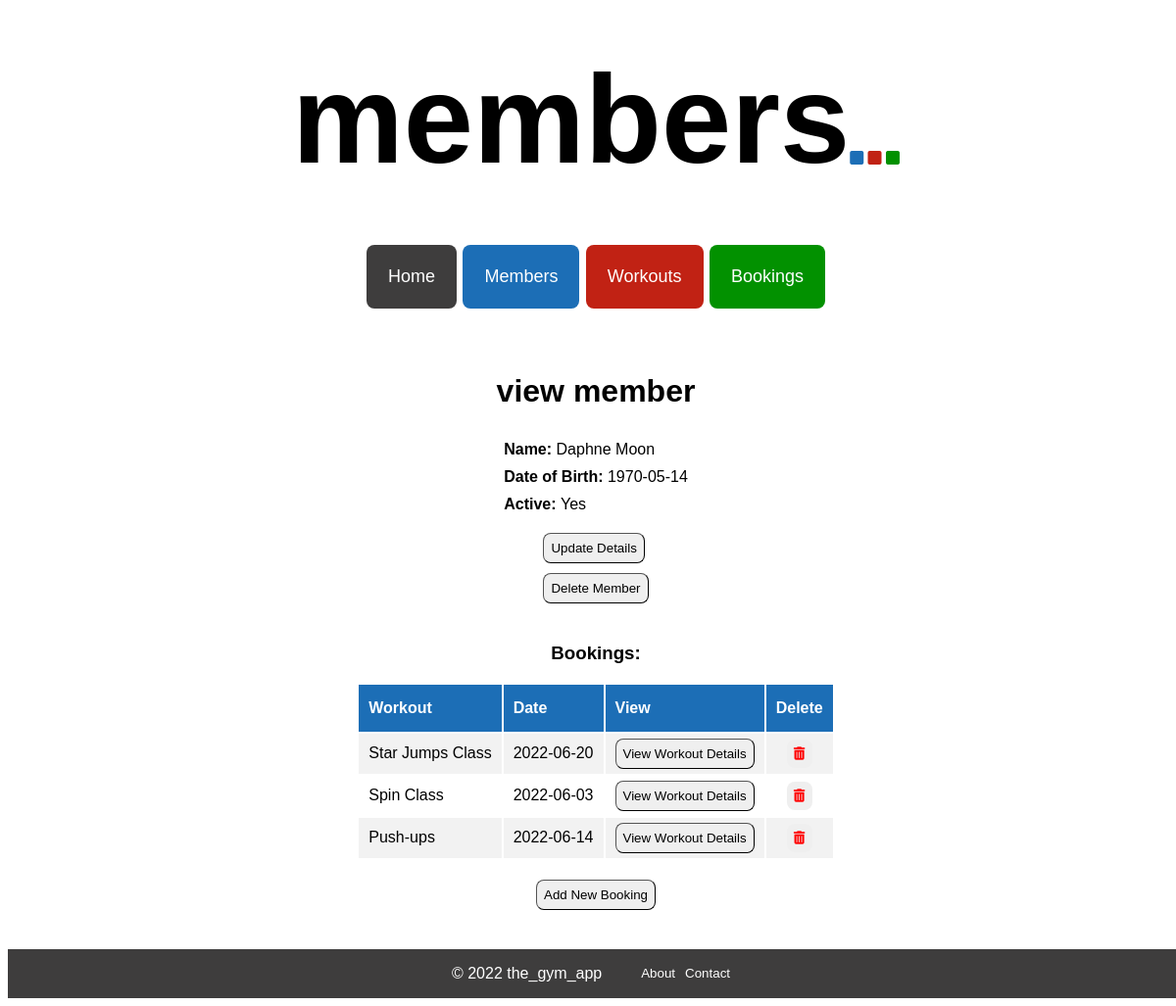
The page /members/4 on the database its author committed.
### tables this page shows
CREATE TABLE members (
    id INTEGER PRIMARY KEY AUTOINCREMENT,
    first_name VARCHAR,
    last_name VARCHAR,
    dob DATE,
    active BOOLEAN
);

CREATE TABLE workouts (
    id INTEGER PRIMARY KEY AUTOINCREMENT,
    name VARCHAR,
    date DATE,
    description TEXT,
    duration INTEGER,
    capacity INTEGER,
    capacity_filled INTEGER,
    active BOOLEAN
);

### controllers/member_controller.py (the view)
@members_blueprint.route("/members/<id>")
def member_show(id):
    route_name = "members"
    member = member_repository.select(id)
    bookings = member_repository.get_bookings_member(member)
    return render_template("members/show.html", route_name=route_name, member=member, bookings=bookings)

### db/run_sql.py (called while the page is built)
def get_db():
    path = os.path.dirname(os.path.abspath(__file__))
    db = os.path.join(path, "gym_db.db")
    conn = sqlite3.connect(db)
    conn.execute("PRAGMA foreign_keys = 1")
    conn.row_factory = sqlite3.Row
    return conn

def run_sql(sql, values = []):
    db = get_db()
    cursor = db.cursor()
    cursor.execute(sql, values)
    results = cursor.fetchall()
    db.commit()
    db.close()
    return results

### repositories/member_repository.py (called while the page is built)
def select(id):
    member = None
    sql = "SELECT * FROM members WHERE id = ?"
    values = [id]
    result = run_sql(sql, values)[0]
    if result is not None:
        active = True if result['active'] == 1 else False
        member = Member(result['first_name'], result['last_name'], result['dob'], active, result['id'])
    return member

def get_bookings_member(member):
    bookings = []
    sql = "SELECT * from bookings WHERE member_id = ?"
    values = [member.id]
    results = run_sql(sql, values)
    for row in results:
        member1 = select(row['member_id'])
        workout = workout_repository.select(row['workout_id'])
        booking = Booking(member1, workout, row['id'])
        bookings.append(booking)
    return bookings

### repositories/workout_repository.py (called while the page is built)
def select(id):
    workout = None
    sql = "SELECT * FROM workouts where id = ?"
    values = [id]
    result = run_sql(sql, values)[0]
    if result is not None:
        active = True if result['active'] == 1 else False
        workout = Workout(result['name'], result['date'], result['description'], result['duration'], result['capacity'], result['capacity_filled'], active, result['id'])
    return workout

### templates/members/show.html
{% extends 'base.html'%}
{% block content %}
<div class="show_page_container">
<h1>view member</h1>
<div class="show_page_top_details">
    <div><b>Name: </b>{{member.first_name}} {{member.last_name}}</div>
    <div><b>Date of Birth: </b>{{member.dob}}</div>
    {% if member.active == True %}
    <div><b>Active: </b>Yes</div>
    {% elif member.active == False %}
    <div><b>Active: </b>No</div>
    {% endif %}
</div>
<div id="show_page_top_buttons">
    <button class="show_page_button" id="update_button"><a class="show_page_link" href="/members/{{member.id}}/update">Update Details</a></button>
    <form action="/members/{{member.id}}/delete" method="POST"><button class="show_page_button" id="delete_button">Delete Member</button></form>
</div>
<h3 class="bookings_header">Bookings:</h3>
<table class="show_page_table">
    <tr class="show_page_table_headers" id="show_page_table_headers_members">
        <th>Workout</th>
        <th>Date</th>
        <th>View</th>
        <th>Delete</th>
    </tr>
    {% for booking in bookings %}
    <tr class="show_page_table_content">
        <td>{{booking.workout.name}}</td>
        <td>{{booking.workout.date}}</td>
        <td>
            <button class="show_page_button" id="show_page_view_button">
                <a class="show_page_link" href="/workouts/{{booking.workout.id}}">View Workout Details</a>
            </button>
        </td>
        <td class="delete_column">
            <form action="/bookings/member/{{booking.id}}/delete" method="POST">
                <button class="show_page_button" id="show_page_delete_button"><i class="fa-solid fa-trash-can" style="color: red"></i></button>
            </form>
        </td>
    </tr>
    {% endfor %}
</table>
{% if member.active == False %}
<p><b>Sorry, you can't add bookings for inactive members.</b></p>
{% else %}
<button class="show_page_button" id="show_page_bottom_button">
    <a class="show_page_link" href="/bookings/create/member/{{member.id}}">Add New Booking</a>
</button>
{% endif %}
</div>
{% endblock %}

### static/style.css (style rules this page uses)
body { height: 100%; width: 100%; font-family: Verdana, Geneva, Tahoma, sans-serif; }

### static/index_pages.css (style rules this page uses)
.delete_column { text-align: center; }

### static/show_pages.css (style rules this page uses)
.show_page_container { display: flex; flex-direction: column; align-items: center; justify-content: center; margin: 40px auto; }
.show_page_top_details>div { margin: 10px auto; }
.show_page_table { width: auto; text-align: left; }
.show_page_table_headers { background-color: #1c6eb6; color: white; }
.show_page_table_headers>th { padding: 15px 10px; }
.show_page_table_content>td { padding: 5px 10px; }
.show_page_table_content:nth-child(even) { background-color: #f2f2f2; }
.show_page_button { padding: 7px; border-radius: 8px; border-width: 1px; }
#show_page_delete_button { border: none; }
.show_page_link { color: #000000; text-decoration: none; }
#show_page_top_buttons>button { margin: 10px auto; }
#show_page_bottom_button { margin-top: 20px; }
.bookings_header { margin-top: 40px; }

### rows shown on the page
members: first_name "Daphne", last_name "Moon", dob "1970-05-14"
workouts: workout.name "Star Jumps Class", workout "2022-06-20"
workouts: workout.name "Spin Class", workout "2022-06-03"
workouts: workout.name "Push-ups", workout "2022-06-14"

### other values the page prints
{{ route_name }} "members"
